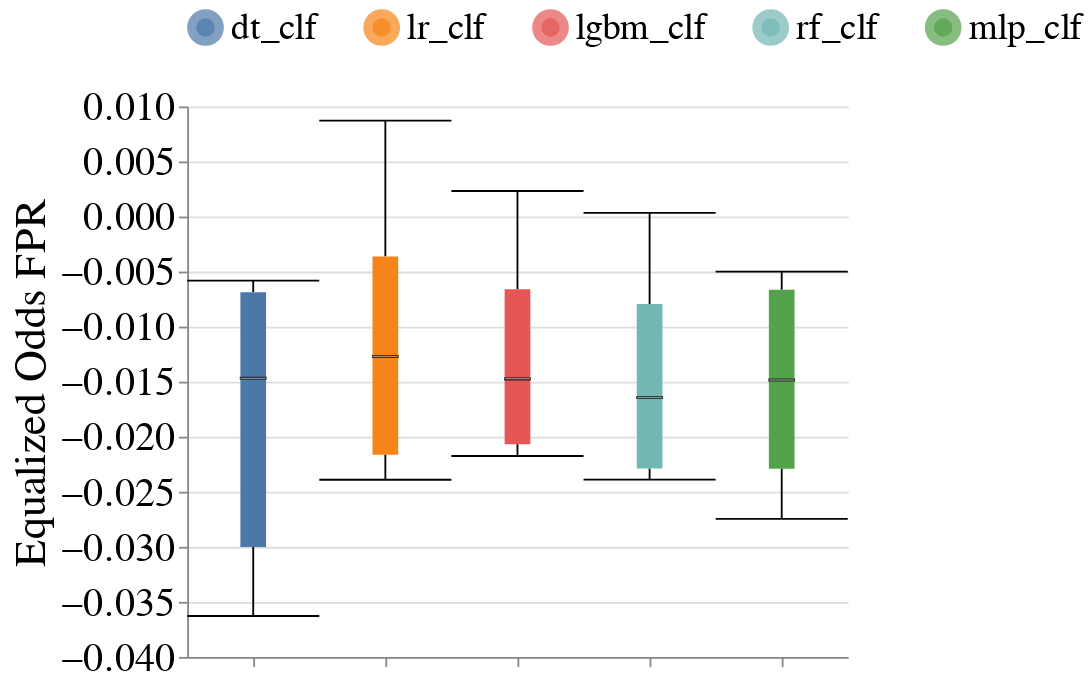

Notebook code cell kept with this figure:
### Markdown cell above
### Disparity Metrics

### Code cell
create_box_plots_for_diff_baseline_models(dataset_name=DATASET_NAME,
                                          metric_name='Equalized_Odds_FPR',
                                          group=SENSITIVE_ATTR_FOR_DISPARITY_METRICS,
                                          db_client=db_client)

### Figure 1 — Vega-Lite specification as saved in the notebook (floating-point values rounded to 4 significant figures)
{"config": {"view": {"continuousWidth": 400, "continuousHeight": 300, "stroke": null}, "axis": {"labelFontSize": 22, "labelFontWeight": "normal", "titleFontSize": 24, "titleFontWeight": "normal"}, "facet": {"spacing": 10}, "header": {"labelFontSize": 20, "labelOrient": "bottom", "labelPadding": 5, "titleFontSize": 20}, "legend": {"columns": 5, "direction": "horizontal", "labelFontSize": 20, "labelLimit": 400, "orient": "top", "symbolStrokeWidth": 10, "titleAnchor": "middle", "titleFontSize": 22, "titleLimit": 300}, "title": {"fontSize": 20}}, "data": {"name": "data-5e8edfa9b3b6903eac4d5f67c837dfc4"}, "mark": {"type": "boxplot", "median": {"stroke": "black", "strokeWidth": 0.7}, "ticks": true}, "encoding": {"color": {"field": "Model_Name", "sort": ["dt_clf", "lr_clf", "lgbm_clf", "rf_clf", "mlp_clf"], "title": null, "type": "nominal"}, "x": {"axis": {"labels": false}, "field": "Model_Name", "sort": ["dt_clf", "lr_clf", "lgbm_clf", "rf_clf", "mlp_clf"], "title": null, "type": "nominal"}, "y": {"field": "Metric_Value", "scale": {"zero": false}, "title": "Equalized Odds FPR", "type": "quantitative"}}, "width": 360, "$schema": "https://vega.github.io/schema/vega-lite/v4.17.0.json", "datasets": {"data-5e8edfa9b3b6903eac4d5f67c837dfc4": [{"Metric": "Equalized_Odds_FPR", "Metric_Value": -0.00582, "Model_Name": "dt_clf", "Null_Imputer_Name": "baseline", "Virny_Random_State": 100}, {"Metric": "Equalized_Odds_FPR", "Metric_Value": -0.002577, "Model_Name": "lr_clf", "Null_Imputer_Name": "baseline", "Virny_Random_State": 100}, {"Metric": "Equalized_Odds_FPR", "Metric_Value": -0.01106, "Model_Name": "rf_clf", "Null_Imputer_Name": "baseline", "Virny_Random_State": 100}, {"Metric": "Equalized_Odds_FPR", "Metric_Value": -0.008339, "Model_Name": "mlp_clf", "Null_Imputer_Name": "baseline", "Virny_Random_State": 100}, {"Metric": "Equalized_Odds_FPR", "Metric_Value": -0.009971, "Model_Name": "lgbm_clf", "Null_Imputer_Name": "baseline", "Virny_Random_State": 100}, {"Metric": "Equalized_Odds_FPR", "Metric_Value": -0.03285, "Model_Name": "dt_clf", "Null_Imputer_Name": "baseline", "Virny_Random_State": 200}, {"Metric": "Equalized_Odds_FPR", "Metric_Value": -0.02391, "Model_Name": "lr_clf", "Null_Imputer_Name": "baseline", "Virny_Random_State": 200}, {"Metric": "Equalized_Odds_FPR", "Metric_Value": -0.02183, "Model_Name": "rf_clf", "Null_Imputer_Name": "baseline", "Virny_Random_State": 200}, {"Metric": "Equalized_Odds_FPR", "Metric_Value": -0.02341, "Model_Name": "mlp_clf", "Null_Imputer_Name": "baseline", "Virny_Random_State": 200}, {"Metric": "Equalized_Odds_FPR", "Metric_Value": -0.01951, "Model_Name": "lgbm_clf", "Null_Imputer_Name": "baseline", "Virny_Random_State": 200}, {"Metric": "Equalized_Odds_FPR", "Metric_Value": -0.007892, "Model_Name": "dt_clf", "Null_Imputer_Name": "baseline", "Virny_Random_State": 300}, {"Metric": "Equalized_Odds_FPR", "Metric_Value": -0.006753, "Model_Name": "lr_clf", "Null_Imputer_Name": "baseline", "Virny_Random_State": 300}, {"Metric": "Equalized_Odds_FPR", "Metric_Value": -0.006901, "Model_Name": "rf_clf", "Null_Imputer_Name": "baseline", "Virny_Random_State": 300}, {"Metric": "Equalized_Odds_FPR", "Metric_Value": -0.006097, "Model_Name": "mlp_clf", "Null_Imputer_Name": "baseline", "Virny_Random_State": 300}, {"Metric": "Equalized_Odds_FPR", "Metric_Value": 0.00232, "Model_Name": "lgbm_clf", "Null_Imputer_Name": "baseline", "Virny_Random_State": 300}, {"Metric": "Equalized_Odds_FPR", "Metric_Value": -0.02148, "Model_Name": "dt_clf", "Null_Imputer_Name": "baseline", "Virny_Random_State": 400}, {"Metric": "Equalized_Odds_FPR", "Metric_Value": -0.02261, "Model_Name": "lr_clf", "Null_Imputer_Name": "baseline", "Virny_Random_State": 400}, {"Metric": "Equalized_Odds_FPR", "Metric_Value": -0.0239, "Model_Name": "rf_clf", "Null_Imputer_Name": "baseline", "Virny_Random_State": 400}, {"Metric": "Equalized_Odds_FPR", "Metric_Value": -0.02136, "Model_Name": "mlp_clf", "Null_Imputer_Name": "baseline", "Virny_Random_State": 400}, {"Metric": "Equalized_Odds_FPR", "Metric_Value": -0.02175, "Model_Name": "lgbm_clf", "Null_Imputer_Name": "baseline", "Virny_Random_State": 400}, {"Metric": "Equalized_Odds_FPR", "Metric_Value": -0.03628, "Model_Name": "dt_clf", "Null_Imputer_Name": "baseline", "Virny_Random_State": 500}, {"Metric": "Equalized_Odds_FPR", "Metric_Value": -0.01867, "Model_Name": "lr_clf", "Null_Imputer_Name": "baseline", "Virny_Random_State": 500}, {"Metric": "Equalized_Odds_FPR", "Metric_Value": -0.02324, "Model_Name": "rf_clf", "Null_Imputer_Name": "baseline", "Virny_Random_State": 500}, {"Metric": "Equalized_Odds_FPR", "Metric_Value": -0.02747, "Model_Name": "mlp_clf", "Null_Imputer_Name": "baseline", "Virny_Random_State": 500}, {"Metric": "Equalized_Odds_FPR", "Metric_Value": -0.02106, "Model_Name": "lgbm_clf", "Null_Imputer_Name": "baseline", "Virny_Random_State": 500}, {"Metric": "Equalized_Odds_FPR", "Metric_Value": -0.006527, "Model_Name": "dt_clf", "Null_Imputer_Name": "baseline", "Virny_Random_State": 600}, {"Metric": "Equalized_Odds_FPR", "Metric_Value": 0.008712, "Model_Name": "lr_clf", "Null_Imputer_Name": "baseline", "Virny_Random_State": 600}, {"Metric": "Equalized_Odds_FPR", "Metric_Value": 0.0003309, "Model_Name": "rf_clf", "Null_Imputer_Name": "baseline", "Virny_Random_State": 600}, {"Metric": "Equalized_Odds_FPR", "Metric_Value": -0.004997, "Model_Name": "mlp_clf", "Null_Imputer_Name": "baseline", "Virny_Random_State": 600}, {"Metric": "Equalized_Odds_FPR", "Metric_Value": -0.005496, "Model_Name": "lgbm_clf", "Null_Imputer_Name": "baseline", "Virny_Random_State": 600}]}}
